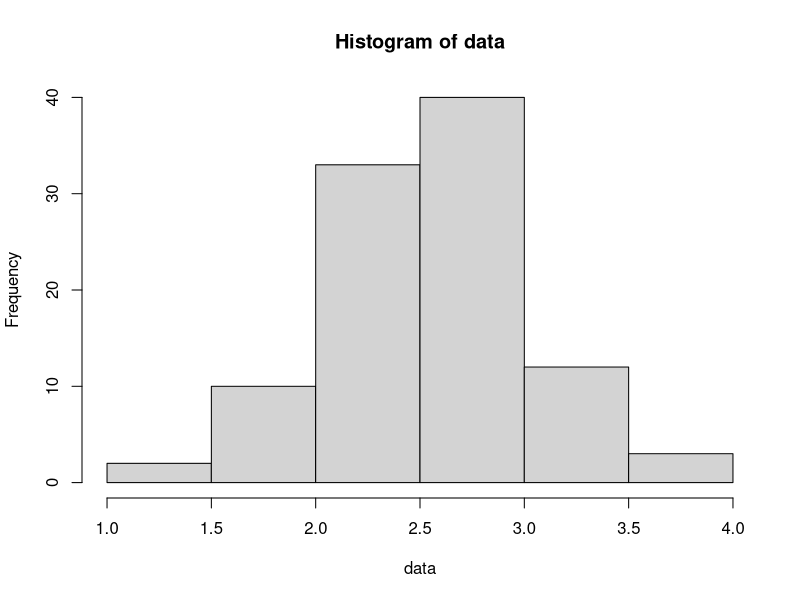

Write R code to recreate this figure.
# Create a sequence of numbers between -10 and 10 incrementing by 0.1.

y<-rnorm(100, mean = 2.5, sd = 0.5) -> data
hist(data)
MASS::fitdistr(data, "normal")
# Choose the mean as 2.5 and standard deviation as 0.5.
#y <- dnorm(x, mean = 2.5, sd = 0.5)

print(length(y))

# Give the chart file a name.
png(file = "dnorm.png")

# R < scriptName.R --no-save  